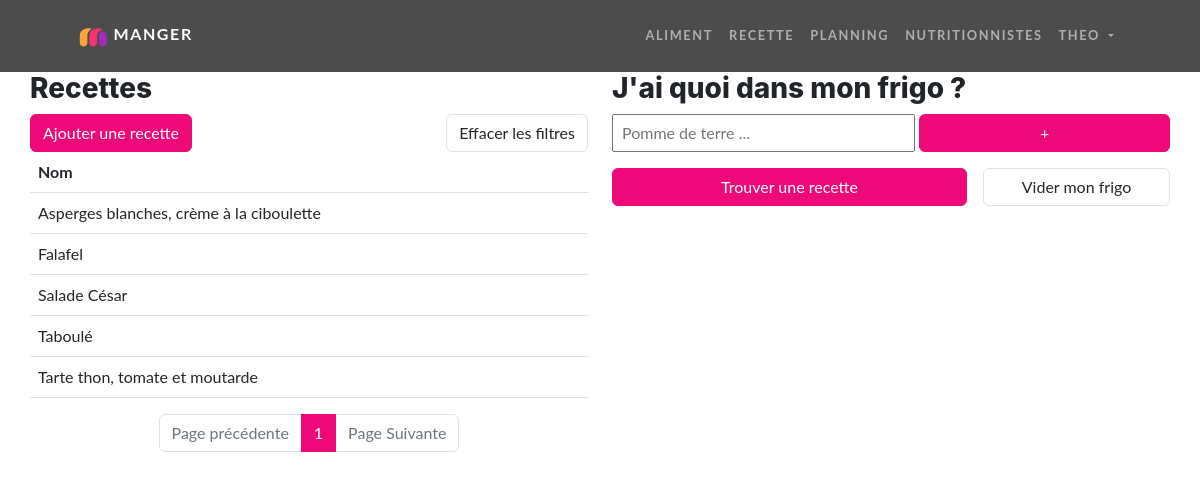
Page /recette (signed in) on the committed database.
### tables this page shows
CREATE TABLE IF NOT EXISTS `recette` (
  `id` varchar(13) NOT NULL,
  `nom` varchar(255) NOT NULL,
  `description` varchar(1000) DEFAULT NULL,
  `id_utilisateur` int NOT NULL,
  PRIMARY KEY (`id`),
  KEY `fk_utilisateur` (`id_utilisateur`)
);

### src/Controllers/Controller.php (called while the page is built, shortened)
<?php
abstract class Controller {
    function render (string $fichier, array $donnees = [], string $template = 'default.php') {
        extract($donnees);
        require_once ROOT . '/Views/' . $fichier;
    }
}

### src/Controllers/RecetteController.php (called while the page is built, shortened)
<?php
class RecetteController extends Controller {
    public function index() {
        $recetteModel = new RecetteModel();
        $recettesParPage = 10;
        if(isset($_GET['page']) && !empty($_GET['page'])) {
            $pageActuelle = (int) $this->secure($_GET['page']);
        }else{
            $pageActuelle = 1;
        }
        if (isset($_POST['aliments']) && is_array($_POST['aliments']) || isset($_COOKIE['r'])) {
            if(isset($_POST['aliments'])) {
                $alimentsFrigo = $_POST['aliments'];
                if($this->valideArrayNumeric($alimentsFrigo)) {
                    $recettes = $recetteModel->findByIdsAliments($alimentsFrigo);
                    setcookie('r', json_encode($recettes), time() + 3600, '/');
                }else{
                    header('Location: ' . WEBROOT . '/');
                    exit;
                }
            }else{
                $recettes = json_decode($_COOKIE['r']);
            }
            $nbRecette = count($recettes);
            $nbPage = ceil($nbRecette / $recettesParPage);
            if($pageActuelle > $nbPage) {
                $pageActuelle = $nbPage;
            }
            $premierItem = $pageActuelle * $recettesParPage - $recettesParPage;
            $recettes = array_slice($recettes, $premierItem, $premierItem + $recettesParPage);
        }else{
            $nbRecette = $recetteModel->countAllRecettes();
            $nbPage = ceil($nbRecette->nbRecette / $recettesParPage);
            $premierItem = $pageActuelle * $recettesParPage - $recettesParPage;
            $recettes = $recetteModel->findByLimits($premierItem, $recettesParPage);
        }
        $formAliments = new Form;
        $formAliments->ajoutInput('search', 'aliment', ['id' => 'monAliment', 'placeholder' => 'Pomme de terre ...' ,'autocomplete' => 'off', 'class' => 'ps-2', 'style' => 'width: 340px;'])
            ->ajoutBouton('+', ['id' => 'boutonAddFrigo', 'class' => 'btn btn-primary w-50']);
        $boutonTrouverRecettes = new Form;
        $boutonTrouverRecettes->debutForm('post', '#', ['id' => 'formFindRecette', 'class' => 'w-100'])
            ->ajoutBouton('Trouver une recette', ['id' => 'findRecette', 'type' => 'sumbit', 'class' => 'btn btn-primary w-100'])
            ->finForm();
        $btnEffacerFiltres = new Form;
        $btnEffacerFiltres->debutForm()
            ->ajoutInput('hidden', 'effacerFiltre')
            ->ajoutBouton('Effacer les filtres', ['type' => 'submit', 'class' => 'btn border'])
            ->finForm();
        $this->render('recette/index.php', [
            'recettes' => $recettes,
            'formAliments' => $formAliments->create(),
            'boutonTrouverRecettes' => $boutonTrouverRecettes->create(),
            'premierItem' => $premierItem,
            'pageActuelle' => $pageActuelle,
            'nbPage' => $nbPage,
            'btnEffacerFiltres' => $btnEffacerFiltres->create(),
            'frigoType' => 'index',
        ]);
    }
}

### index.php (called while the page is built, shortened)
<?php
$app = new Main();
$app->start();

### src/Models/RecetteModel.php (called while the page is built, shortened)
<?php
class RecetteModel extends Model {
    public function __construct() {
        $this->table = 'recette';
    }
    public function countAllRecettes() {
        return $this->executeQuery('SELECT count(recette.id) AS nbRecette FROM ' . $this->table . ' WHERE id_utilisateur = -1 OR id_utilisateur = \'' . $_SESSION['utilisateur']['id'] . '\'')->fetch();
    }
    public function findByLimits(int $premierItem, int $nbItem) {
        $query = $this->executeQuery('SELECT * FROM ' . $this->table . ' WHERE id_utilisateur = -1 OR id_utilisateur = \'' . $_SESSION['utilisateur']['id'] . '\' ORDER BY nom LIMIT ' . $premierItem . ', ' . $nbItem);
        return $query->fetchAll();
    }
}

### src/Core/Database.php (called while the page is built, shortened)
<?php
class Database extends PDO {
    private static $instance;
    private function __construct() {
        $_dsn = 'mysql:dbname=' .  $_ENV['DBNAME'] .  ';host=' . $_ENV['DBHOST'];
    }
    public static function getInstance():self {
        if(self::$instance === null) {
            self::$instance = new self();
        }
        return self::$instance;
    }
}

### src/Models/Model.php (called while the page is built, shortened)
<?php
class Model extends Database {
    public function executeQuery(string $sql, array $attributs = null){
        $this->db = Database::getInstance();
        if($attributs !== null) {
            $query = $this->db->prepare($sql);
            $query->execute($attributs);
            return $query;
        }else{
            return $this->db->query($sql);
        }
    }
}

### Views/recette/index.php (the view, shortened to what this page needs)
<head>
    <link href="/public/css/recettes.css" rel="stylesheet">
</head>
<main class="row">
    <div class="col-md-12 col-lg-6">
        <section>
            <h3>Recettes</h3>
            <div class="d-flex justify-content-between">
                <a href="recette/ajoutermodifier" class="btn btn-primary text-decoration-none">Ajouter une recette</a>
                <?= $btnEffacerFiltres ?>
            </div>
            <table class="table">
                <thead>
                    <th>Nom</th>
                    <th></th>
                    <th></th>
                </thead>
                <tbody>
                    <?php foreach ($recettes as $recette) : ?>
                        <tr class="ligne-recette" onclick="window.location='recette/lire/<?= $recette->id ?>'">
                            <td><?= $recette->nom ?></td>
                            <td>
                            </td>
                            <td>
                            </td>
                        </tr>
                    <?php endforeach ?>
                </tbody>
            </table>
            <nav>
                <ul class="pagination justify-content-center flex-wrap">
                    <li class="page-item <?= ($pageActuelle == 1) ? "disabled" : "" ?>">
                        <a href="?page=<?= $pageActuelle - 1 ?>" class="page-link">Page précédente</a>
                    </li>
                    <?php for ($page = 1; $page <= $nbPage; $page++) : ?>
                        <li class="page-item <?= ($pageActuelle == $page) ? "active" : "" ?>">
                            <a href="?page=<?= $page ?>" class="page-link"><?= $page ?></a>
                        </li>
                    <?php endfor ?>
                    <li class="page-item">
                        <a href="?page=<?= $pageActuelle + 1 ?>" class="page-link <?= ($pageActuelle == $nbPage) ? "disabled" : "" ?>">Page Suivante</a>
                    </li>
                </ul>
            </nav>
        </section>
    </div>
    <div class="col-md-12 col-lg-6">
        <h3>J'ai quoi dans mon frigo ?</h3>
        <div class="d-flex gap-1"><?= $formAliments ?></div>
        <div class="d-flex mt-3 mb-3 gap-3">
            <?= $boutonTrouverRecettes ?>
            <button id="viderFrigo" type="" class="btn border w-50">Vider mon frigo</button>
        </div>
    </div>
</main>

### public/css/recettes.css (style rules this page uses)
main { display: flex; padding: 0 30px; }
.ligne-recette { cursor: pointer; }

### rows in the picture
recette: nom "Asperges blanches, crème à la ciboulette"
recette: nom "Falafel"
recette: nom "Salade César"
recette: nom "Taboulé"
recette: nom "Tarte thon, tomate et moutarde"

### other values in the picture
$_SESSION['utilisateur']['nom_utilisateur'] "THEO"
$texte "Effacer les filtres + Trouver une recette"
